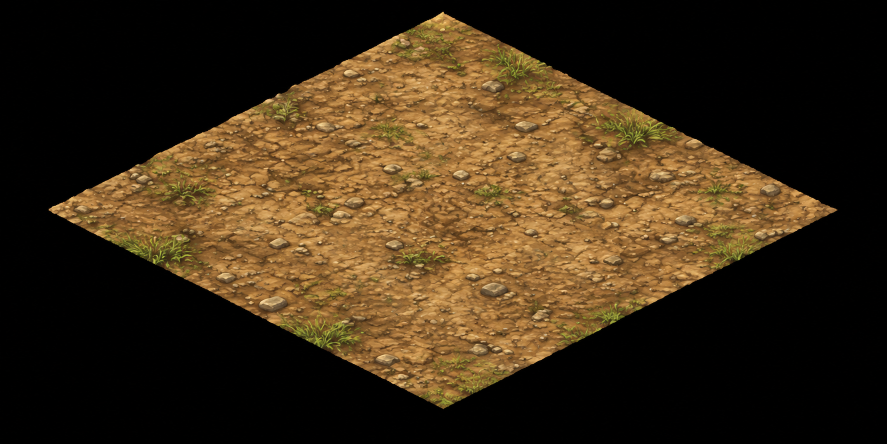
#> input picture Tiles_test/file_000000006488820ea37cdc5012a4e189.png, 1774 x 887 px (shown at 1/2 size)
$ python -i finish_loading_splash_paintover.py   (imports and definitions only)
#> lines starting #> are read from the running program, lines starting #| are printed output that depends on the picture
#> further down, picture is the input picture: PIL image 1774x887 RGB; mean R, G, B 60.2, 44.1, 22.9
"""2D paint-over / finishing pass for City Horizon loading key art.

Input is the 3D foundation PNG. Output is a stylized poster treatment with
color grading, atmospheric paint, glow, texture and framing. This is not a
runtime asset-normalization step; it is presentation art finishing.
"""
from __future__ import annotations

import argparse
import json
import math
import random
from pathlib import Path

from PIL import Image, ImageChops, ImageDraw, ImageEnhance, ImageFilter

CONTRACT = "CH_LOADING_SPLASH_ART_V1"


# [6 lines left out: function parse_args, not called in this run]


def load_json(path):
    return json.loads(Path(path).read_text(encoding="utf-8"))


def screen(base, layer):
    return ImageChops.screen(base.convert("RGB"), layer.convert("RGB")).convert("RGBA")


def soft_light_like(base, overlay, opacity=0.25):
    blended = Image.blend(base.convert("RGB"), ImageChops.overlay(base.convert("RGB"), overlay.convert("RGB")), opacity)
    return blended.convert("RGBA")


# [28 lines left out: functions vertical_gradient, add_atmosphere, not called in this run]


def add_bloom(img):
    rgb = img.convert("RGB")
    lum = rgb.convert("L")
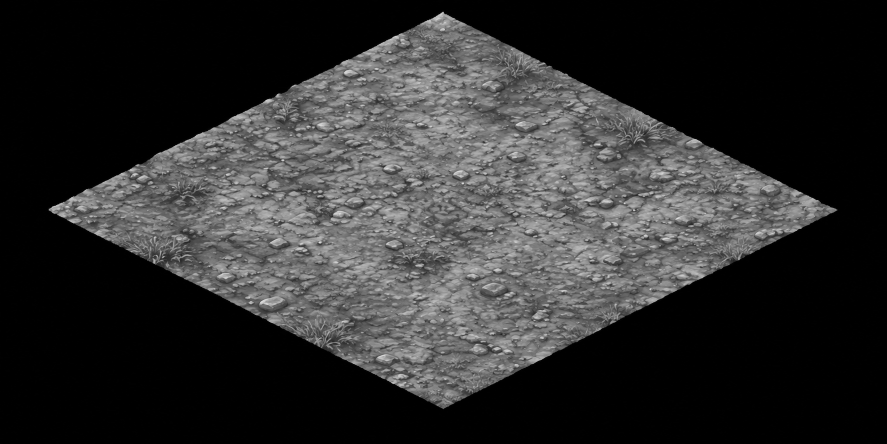
#> lum: PIL image 1774x887 L (shown at 1/2 size); min 0, max 233, mean 46.5
    # Keep only bright areas, then blur into a warm photographic glow.
    mask = lum.point(lambda p: 0 if p < 165 else min(255, int((p - 165) * 2.7)))
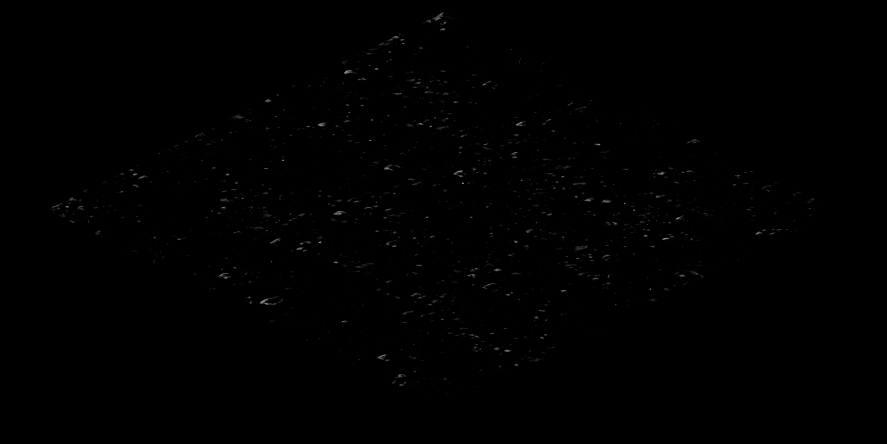
#> mask: PIL image 1774x887 L (shown at 1/2 size); min 0, max 183, mean 0.5
    glow = Image.new("RGBA", img.size, (255, 160, 76, 0))
    glow.putalpha(mask.filter(ImageFilter.GaussianBlur(radius=16)))
#> (the run stopped early here; a loop or call above may not have finished)
